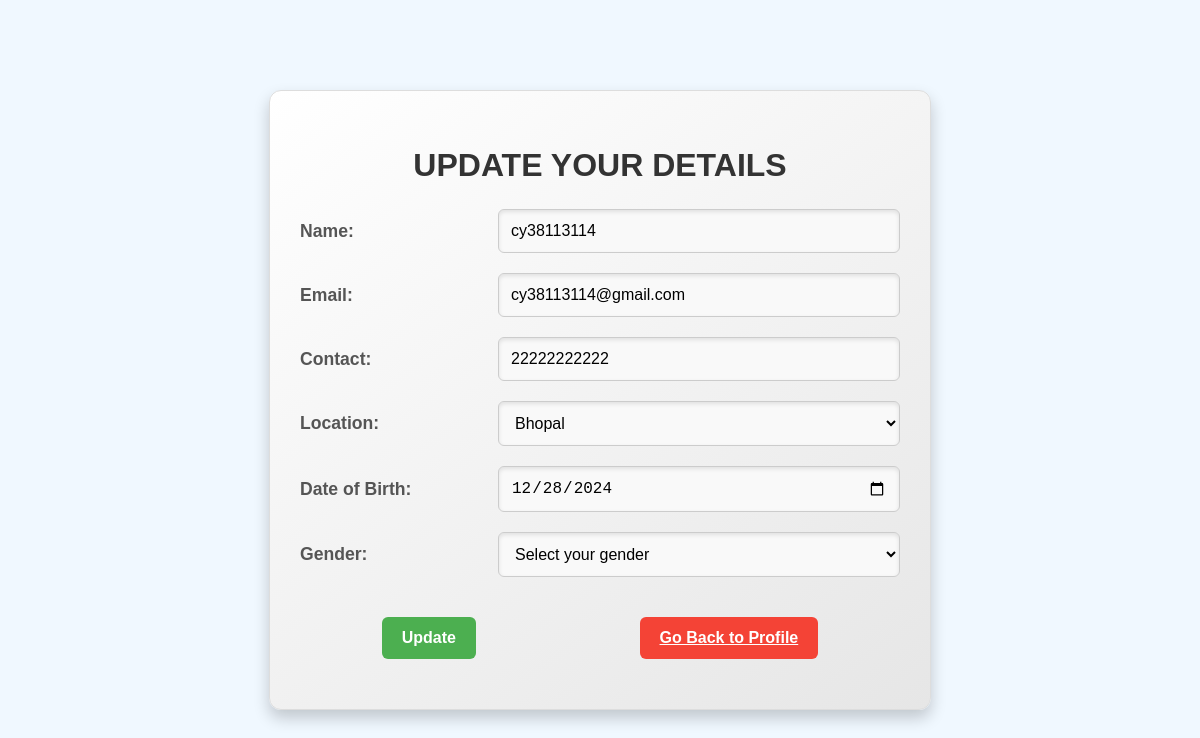
/auth/update_details/2 (signed in), run on an earlier commit of the app's database.
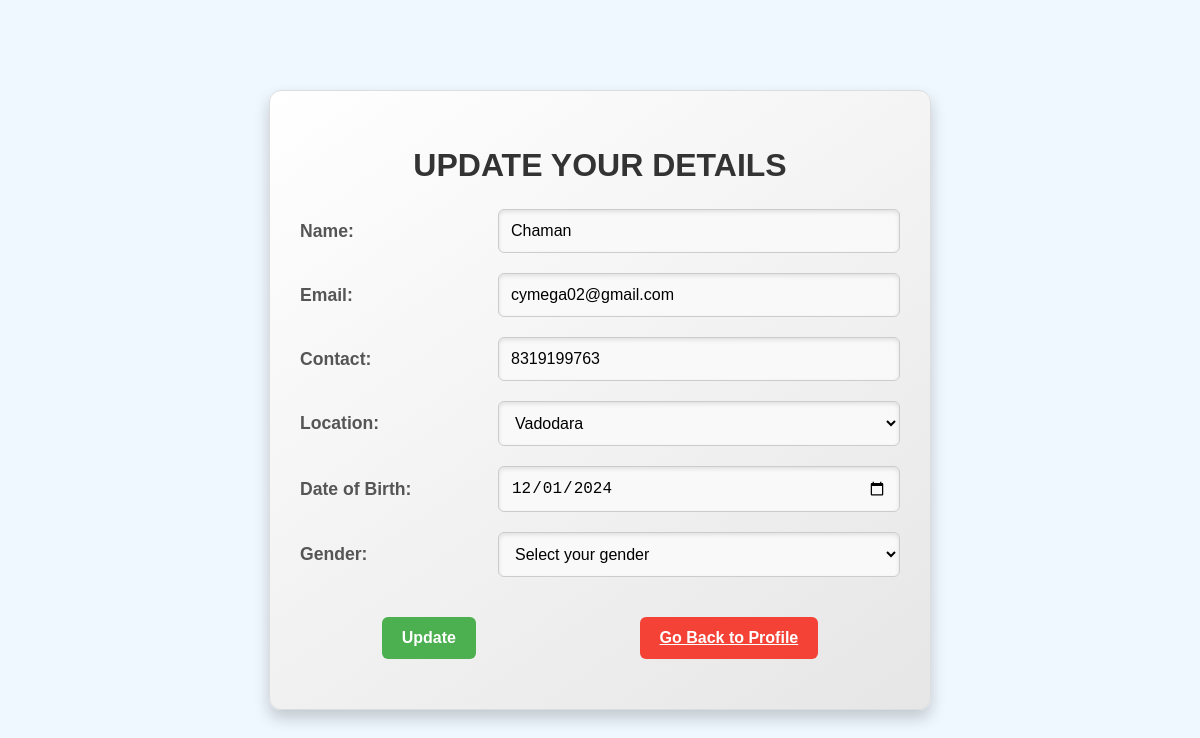
And on a later commit of the database.
### app/models.py (models this page shows, shortened)
class User(UserMixin, db.Model):
    id = db.Column(db.Integer, primary_key=True)
    username = db.Column(db.String(50), nullable=False)
    email = db.Column(db.String(100), unique=True, nullable=False)
    password = db.Column(db.String(255), nullable=False)
    role = db.Column(db.String(20), nullable=False)
    contact = db.Column(db.String(20), nullable=False)
    location = db.Column(db.String(100), nullable=False)
    dob = db.Column(db.Date, nullable=False)
    gender = db.Column(db.String(10), nullable=False)
    reset_token = db.Column(db.String(128), nullable=True)

### app/auth.py (the view, shortened to what this page needs)
@auth.route('/update_details/<int:id>', methods=['GET', 'POST'])
@login_required
def update_details(id):
    user = User.query.get(id)
    if not user:
        flash("User not found.", "error")
        return redirect(url_for('main.profile'))  # Redirect to an appropriate route
    if current_user.id != id and current_user.role != 'admin':
        abort(403)
    return render_template('update_details.html', user=user)

### app/templates/update_details.html (shortened to what this page needs)
<!DOCTYPE html>
<html lang="en">
<head>
</head>
<body>
    <div class="container">
        <h2 class="title">Update Your Details</h2>
        <form method="POST" action="">
            <div class="form-group">
                <label for="username">Name:</label>
                <input type="text" name="username" id="username" class="form-control" value="{{ user.username }}">
            </div>
            <div class="form-group">
                <label for="email">Email:</label>
                <input type="email" name="email" id="email" class="form-control" value="{{ user.email }}">
            </div>
            <div class="form-group">
                <label for="contact">Contact:</label>
                <input type="text" name="contact" id="contact" class="form-control" value="{{ user.contact }}">
            </div>
            <div class="form-group">
              <label for="location">Location:</label>
              <select name="location" id="location" class="form-control">
                  <option value="Bhopal" {% if user.location == 'Bhopal' %}selected{% endif %}>Bhopal</option>
                  <option value="Vadodara" {% if user.location == 'Vadodara' %}selected{% endif %}>Vadodara</option>
              </select>
          </div>
            <div class="form-group">
                <label for="dob">Date of Birth:</label>
                <input type="date" name="dob" id="dob" class="form-control" value="{{ user.dob }}">
            </div>
            <div class="form-group">
                <label for="gender">Gender:</label>
                <select name="gender" id="gender" class="form-control">
                    <option value="" disabled selected>Select your gender</option>
                </select>
            </div>
            <div class="form-group button-group">
              <button type="submit" class="btn">Update</button>
              <a href="/auth/profile/{{ user.id }}" class="btn btn-secondary">Go Back to Profile</a>
          </div>
        </form>
    </div>
</body>
</html>

What changed in the data, as far as the page shows it:
changed User: username "cy38113114" → "Chaman"; email "cy38113114@gmail.com" → "cymega02@gmail.com"; contact "22222222222" → "8319199763"; location "Bhopal" → "Vadodara"; dob "12/28/2024" → "12/01/2024"
